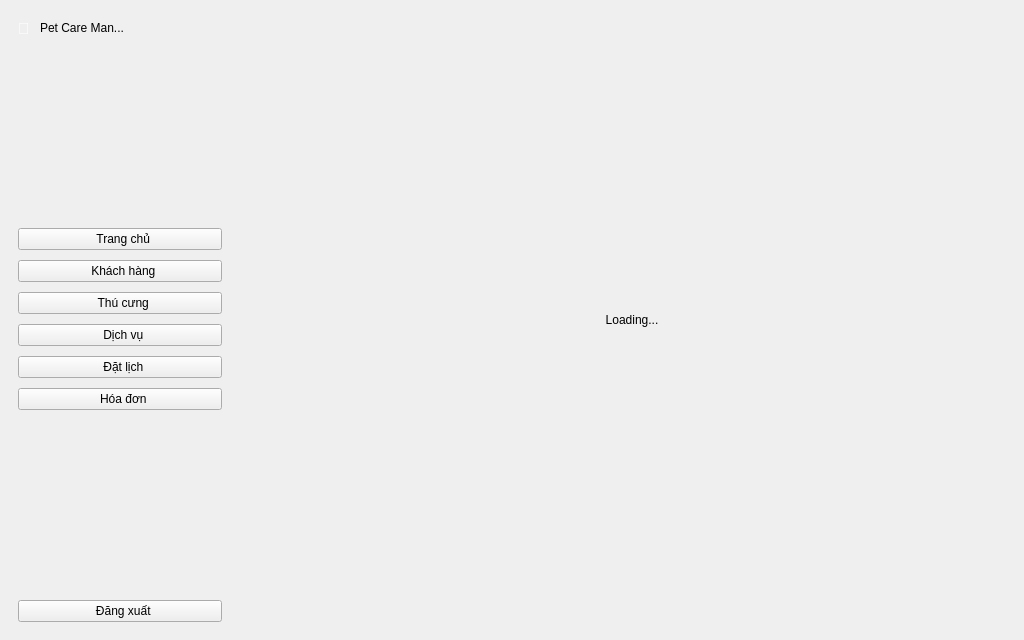
<?xml version="1.0" encoding="UTF-8"?>
<ui version="4.0">
 <class>MainWindow</class>
 <widget class="QMainWindow" name="MainWindow">
  <property name="minimumSize">
   <size>
    <width>1024</width>
    <height>640</height>
   </size>
  </property>
  <property name="windowTitle">
   <string>Pet Care Management</string>
  </property>
  <widget class="QWidget" name="centralwidget">
   <property name="objectName">
    <string>AppRoot</string>
   </property>
   <layout class="QHBoxLayout" name="rootLayout">
    <property name="spacing">
     <number>0</number>
    </property>
    <property name="leftMargin">
     <number>0</number>
    </property>
    <property name="topMargin">
     <number>0</number>
    </property>
    <property name="rightMargin">
     <number>0</number>
    </property>
    <property name="bottomMargin">
     <number>0</number>
    </property>
    <item>
     <widget class="QWidget" name="Sidebar">
      <property name="minimumSize">
       <size>
        <width>240</width>
        <height>0</height>
       </size>
      </property>
      <property name="maximumSize">
       <size>
        <width>240</width>
        <height>16777215</height>
       </size>
      </property>
      <layout class="QVBoxLayout" name="sidebarLayout">
       <property name="leftMargin">
        <number>18</number>
       </property>
       <property name="topMargin">
        <number>18</number>
       </property>
       <property name="rightMargin">
        <number>18</number>
       </property>
       <property name="bottomMargin">
        <number>18</number>
       </property>
       <property name="spacing">
        <number>10</number>
       </property>
       <item>
        <layout class="QHBoxLayout" name="sidebarHeader">
         <property name="spacing">
          <number>10</number>
         </property>
         <item>
          <widget class="QLabel" name="sidebarPaw">
           <property name="text">
            <string>🐾</string>
           </property>
           <property name="styleSheet">
            <string notr="true">font-size: 16px; color: rgba(255,255,255,0.92);</string>
           </property>
          </widget>
         </item>
         <item>
          <widget class="QLabel" name="SidebarTitle">
           <property name="text">
            <string>Pet Care Man...</string>
           </property>
           <property name="objectName">
            <string>SidebarTitle</string>
           </property>
          </widget>
         </item>
         <item>
          <spacer name="horizontalSpacer">
           <property name="orientation">
            <enum>Qt::Horizontal</enum>
           </property>
           <property name="sizeHint" stdset="0">
            <size>
             <width>40</width>
             <height>20</height>
            </size>
           </property>
          </spacer>
         </item>
        </layout>
       </item>
       <item>
        <spacer name="verticalSpacerTop">
         <property name="orientation">
          <enum>Qt::Vertical</enum>
         </property>
         <property name="sizeHint" stdset="0">
          <size>
           <width>20</width>
           <height>8</height>
          </size>
         </property>
        </spacer>
       </item>
       <item>
        <widget class="QPushButton" name="navDashboard">
         <property name="text">
          <string>  Trang chủ</string>
         </property>
         <property name="objectName">
          <string>NavItem</string>
         </property>
         <property name="cursor">
          <cursorShape>PointingHandCursor</cursorShape>
         </property>
        </widget>
       </item>
       <item>
        <widget class="QPushButton" name="navCustomers">
         <property name="text">
          <string>  Khách hàng</string>
         </property>
         <property name="objectName">
          <string>NavItem</string>
         </property>
         <property name="cursor">
          <cursorShape>PointingHandCursor</cursorShape>
         </property>
        </widget>
       </item>
       <item>
        <widget class="QPushButton" name="navPets">
         <property name="text">
          <string>  Thú cưng</string>
         </property>
         <property name="objectName">
          <string>NavItem</string>
         </property>
         <property name="cursor">
          <cursorShape>PointingHandCursor</cursorShape>
         </property>
        </widget>
       </item>
       <item>
        <widget class="QPushButton" name="navServices">
         <property name="text">
          <string>  Dịch vụ</string>
         </property>
         <property name="objectName">
          <string>NavItem</string>
         </property>
         <property name="cursor">
          <cursorShape>PointingHandCursor</cursorShape>
         </property>
        </widget>
       </item>
       <item>
        <widget class="QPushButton" name="navAppointments">
         <property name="text">
          <string>  Đặt lịch</string>
         </property>
         <property name="objectName">
          <string>NavItem</string>
         </property>
         <property name="cursor">
          <cursorShape>PointingHandCursor</cursorShape>
         </property>
        </widget>
       </item>
       <item>
        <widget class="QPushButton" name="navInvoices">
         <property name="text">
          <string>  Hóa đơn</string>
         </property>
         <property name="objectName">
          <string>NavItem</string>
         </property>
         <property name="cursor">
          <cursorShape>PointingHandCursor</cursorShape>
         </property>
        </widget>
       </item>
       <item>
        <spacer name="verticalSpacer">
         <property name="orientation">
          <enum>Qt::Vertical</enum>
         </property>
         <property name="sizeHint" stdset="0">
          <size>
           <width>20</width>
           <height>40</height>
          </size>
         </property>
        </spacer>
       </item>
       <item>
        <widget class="QPushButton" name="logoutButton">
         <property name="text">
          <string>  Đăng xuất</string>
         </property>
         <property name="objectName">
          <string>Logout</string>
         </property>
         <property name="cursor">
          <cursorShape>PointingHandCursor</cursorShape>
         </property>
        </widget>
       </item>
      </layout>
     </widget>
    </item>
    <item>
     <widget class="QWidget" name="content">
      <layout class="QVBoxLayout" name="contentLayout">
       <property name="leftMargin">
        <number>0</number>
       </property>
       <property name="topMargin">
        <number>0</number>
       </property>
       <property name="rightMargin">
        <number>0</number>
       </property>
       <property name="bottomMargin">
        <number>0</number>
       </property>
       <item>
        <widget class="QStackedWidget" name="stack">
         <widget class="QWidget" name="pagePlaceholder">
          <layout class="QVBoxLayout" name="placeholderLayout">
           <item>
            <widget class="QLabel" name="placeholderLabel">
             <property name="text">
              <string>Loading...</string>
             </property>
             <property name="alignment">
              <set>Qt::AlignCenter</set>
             </property>
            </widget>
           </item>
          </layout>
         </widget>
        </widget>
       </item>
      </layout>
     </widget>
    </item>
   </layout>
  </widget>
 </widget>
 <resources/>
 <connections/>
</ui>
